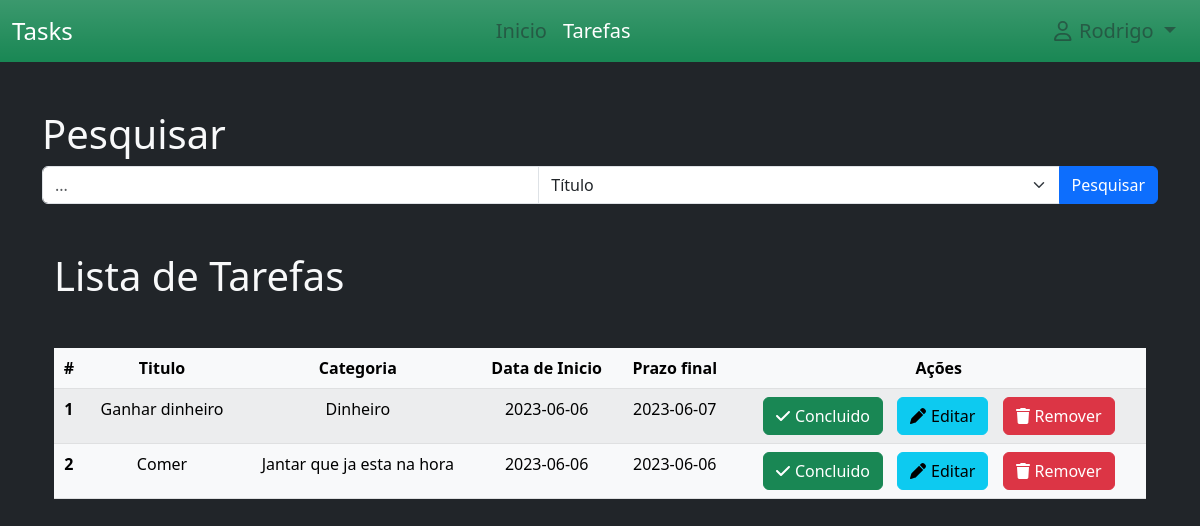
The app's page /tasks (signed in), older data.
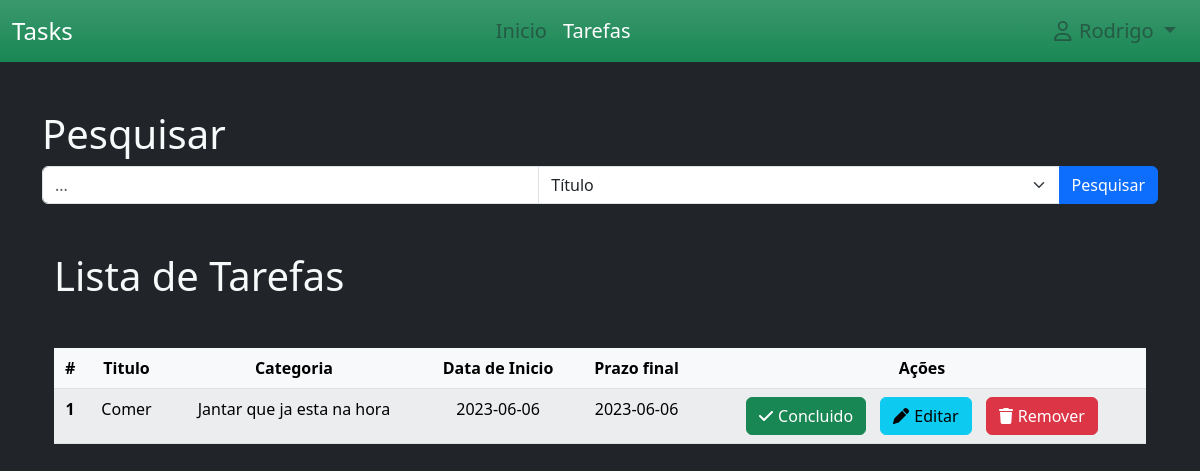
The same page, newer data.
### project/models.py (models this page shows)
class User(db.Model, UserMixin):
    id = db.Column(db.Integer(), primary_key=True)
    username = db.Column(db.String(30), nullable=False, unique=True)
    email_address = db.Column(db.String(50),nullable=False, unique=True)
    password_hash = db.Column(db.String(60),nullable=False)

class Task(db.Model):
    date_time = datetime.now()
    id = db.Column(db.Integer(), primary_key=True)
    title=db.Column(db.String(200),nullable=False)
    desc = db.Column(db.String(100), nullable=False)
    category = db.Column(db.String(100), nullable = False)
    state = db.Column(db.Boolean(), default=False)
    date_start = db.Column(db.String(), default=date_time.strftime("%Y-%m-%d"))
    date_end = db.Column(db.String())
    id_user = db.Column(db.Integer(), db.ForeignKey('user.id'), nullable=True)

### project/routes.py (the view)
@app.route("/tasks")
def tasks():
    tasks = Task.query.filter_by(id_user = current_user.id).all()
    return render_template('tarefas.html', tasks=tasks)

### project/models.py (called while the page is built)
@login_manager.user_loader
def load_user(user_id):
    return User.query.get(int(user_id))

### project/templates/tarefas.html (shortened to what this page needs)
{% extends './layout/base.html' %}
{% block navbar %}
{% include 'includes/navbar.html' %}
{% endblock %}
{% block content %}
<div class="container mt-5">
    <h1 class="text-light">Pesquisar</h1>
    <div class="input-group mb-3">
        <input id="searchInput" type="text" class="form-control" placeholder="...">
        <select id="searchField" class="form-select">
            <option value="title">Título</option>
        </select>
        <button id="searchButton" class="btn btn-primary">Pesquisar</button>
    </div>
        <div class="container mt-5">
            <h1 class="text-light">Lista de Tarefas</h1>
            <table class="table table-light table-striped mt-5 text-center">
                <thead class="table-light">
                  <tr>
                    <th scope="col">#</th>
                    <th scope="col">Titulo</th>
                    <th scope="col">Categoria</th>
                    <th scope="col">Data de Inicio</th>
                    <th scope="col">Prazo final</th>
                    <th scope="col">Ações</th>
                  </tr>
                </thead>
                <tbody>
                    {% for task in tasks %}
                        <tr>
                            <th scope="row">{{ loop.index }}</th>
                            <td>{{ task.title }}</td>
                            <td>{{ task.category }}</td>
                            <td>{{ task.date_start }}</td>
                            <td>{{ task.date_end }}</td>
                            <td  style="right: 0%;">
                                <a href="{{ url_for('task_done', task_id=task.id) }}" class="flex btn btn-success" style="margin-right: 10px;">
                                    <i class="fa-solid fa-check" style="margin-right: 5px;"></i>Concluido
                                </a>
                                <a href="{{ url_for('update_task', task_id=task.id) }}" class="flex btn btn-info" style="margin-right: 10px;">
                                    <i class="fa-solid fa-pen" style="margin-right: 5px;"></i>Editar
                                </a>
                                <a class="flex btn btn-danger" data-bs-toggle="modal" data-bs-target="#staticBackdrop_{{ task.id }}">
                                    <i class="fa-solid fa-trash" style="margin-right: 5px;"></i>Remover
                                </a>
                            </td>
                        </tr>
                    {% endfor %}
                </tbody>
              </table>
        </div>
</div>
{% endblock %}

### project/templates/layout/base.html (shortened to what this page needs)
<!DOCTYPE html>
<html lang="pt">
<head>
    <link rel="stylesheet" href="{{ url_for('static', filename='bootstrap-5.3.0-alpha3-dist/css/bootstrap.css') }}">
    <link rel="stylesheet" href="{{ url_for('static', filename='fontawesome/all.css') }}">
</head>
<body class="bg-dark" onload="onLoad()">
    {% block navbar %}
    {% endblock %}
    {% block content %}
    {% endblock %}
</body>
</html>

### project/templates/includes/navbar.html (shortened to what this page needs)
{% block navbar %}
<nav class="navbar navbar-expand-lg bg-success bg-gradient" style="top: 0% ;">
    <div class="container-fluid">
        <a class="navbar-brand text-white fs-4">Tasks</a>
        <div class="collapse navbar-collapse justify-content-center w-100" id="navbarNavDropdown">
            <ul class="navbar-nav">
                <li class="nav-item">
                    <a id="idNavInicio" class="nav-link text-body-tertiary fs-5" aria-current="page" href="{{ url_for('index') }}">Inicio</a>
                </li>
                <li class="nav-item">
                    <a id="idNavTarefas" class="nav-link text-body-tertiary fs-5" href="{{ url_for('tasks') }}">Tarefas</a>
                </li>
            </ul>
        </div>
        <div class="collapse navbar-collapse justify-content-end">
            <ul class="navbar-nav d-flex flex-row me-1">
                <li class="nav-item dropdown">
                    <a class="nav-link dropdown-toggle text-body-tertiary fs-5" href="#" role="button" data-bs-toggle="dropdown"aria-expanded="false">
                        <i class="fa-regular fa-user mx-2"></i>{{ current_user.username }}
                    </a>
                </li>
            </ul>
        </div>
    </div>
</nav>
{% endblock %}

Row changes from the older to the newer data that the page shows:
removed Task: title "Ganhar dinheiro", category "Dinheiro", date_start "2023-06-06", date_end "2023-06-07"
